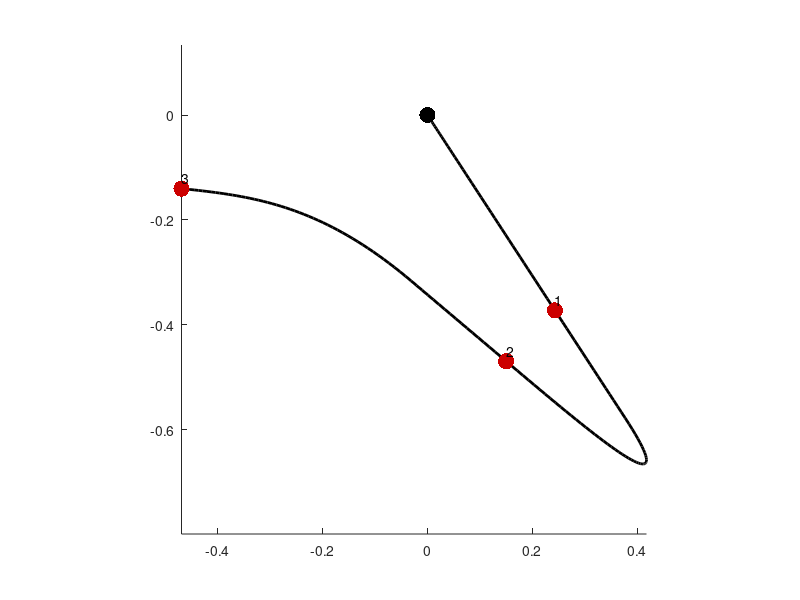

This chart was generated by the following MATLAB code:
function demo_OC_LQT_online01
% MPC recomputed in an online manner with a time horizon.
%
% If this code is useful for your research, please cite the related publication:
% @incollection{Calinon19chapter,
% 	author="Calinon, S. and Lee, D.",
% 	title="Learning Control",
% 	booktitle="Humanoid Robotics: a Reference",
% 	publisher="Springer",
% 	editor="Vadakkepat, P. and Goswami, A.", 
% 	year="2019",
% 	pages="1261--1312",
% 	doi="10.1007/978-94-007-6046-2_68"
% }
% 
% Copyright (c) 2019 Idiap Research Institute, http://idiap.ch/
% Written by Sylvain Calinon, http://calinon.ch/
% 
% This file is part of PbDlib, http://www.idiap.ch/software/pbdlib/
% 
% PbDlib is free software: you can redistribute it and/or modify
% it under the terms of the GNU General Public License version 3 as
% published by the Free Software Foundation.
% 
% PbDlib is distributed in the hope that it will be useful,
% but WITHOUT ANY WARRANTY; without even the implied warranty of
% MERCHANTABILITY or FITNESS FOR A PARTICULAR PURPOSE. See the
% GNU General Public License for more details.
% 
% You should have received a copy of the GNU General Public License
% along with PbDlib. If not, see <http://www.gnu.org/licenses/>.

addpath('./m_fcts/');


%% Parameters
%%%%%%%%%%%%%%%%%%%%%%%%%%%%%%%%%%%%%%%%%%%%%%%%%%%%%%%%%%%%%%%%%%%%%%%%%%%
nbData = 200; %Number of datapoints
nbD = 50; %Size of the time window for MPC computation
nbPoints = 3; %Number of keypoints
nbVarPos = 2; %Dimension of position data (here: x1,x2)
nbDeriv = 2; %Number of static and dynamic features (nbDeriv=2 for [x,dx] and u=ddx)
nbVar = nbVarPos * nbDeriv; %Dimension of state vector
dt = 1E-2; %Time step duration
rfactor = 1E-8; %dt^nbDeriv;	%Control cost in LQR
R = speye((nbD-1)*nbVarPos) * rfactor; %Control cost matrix


%% Dynamical System settings (discrete version)
%%%%%%%%%%%%%%%%%%%%%%%%%%%%%%%%%%%%%%%%%%%%%%%%%%%%%%%%%%%%%%%%%%%%%%%%%%%
mass = 1;
b = 3;
k = 1;
A1d = zeros(nbDeriv);
for i=0:nbDeriv-1
	A1d = A1d + diag(ones(nbDeriv-i,1),i) * dt^i * 1/factorial(i); %Discrete 1D
end
B1d = zeros(nbDeriv,1); 
for i=1:nbDeriv
	B1d(nbDeriv-i+1) = dt^i * 1/factorial(i); %Discrete 1D
end
A1d
A = kron(A1d, speye(nbVarPos)); %Discrete nD
B = kron(B1d, speye(nbVarPos)); %Discrete nD

%Build Su and Sx transfer matrices
Su = sparse(nbVar*nbD, nbVarPos*(nbD-1));
Sx = kron(ones(nbD,1), speye(nbVar));
M = B;
for n=2:nbD
	id1 = (n-1)*nbVar+1:nbD*nbVar;
	Sx(id1,:) = Sx(id1,:) * A;
	id1 = (n-1)*nbVar+1:n*nbVar; 
	id2 = 1:(n-1)*nbVarPos;
	Su(id1,id2) = M;
	M = [A*M(:,1:nbVarPos), M]; 
end


%% Task setting
%%%%%%%%%%%%%%%%%%%%%%%%%%%%%%%%%%%%%%%%%%%%%%%%%%%%%%%%%%%%%%%%%%%%%%%%%%%
tl = linspace(1,nbData,nbPoints+1);
tl = round(tl(2:end)); 
MuQ0 = zeros(nbVar*nbData,1); 
Q0 = zeros(nbVar*nbData);
for t=1:length(tl)
	id0(:,t) = [1:nbVarPos] + (tl(t)-1) * nbVar;
	Q0(id0(:,t), id0(:,t)) = eye(nbVarPos);
	MuQ0(id0(:,t)) = rand(nbVarPos,1) - 0.5;
end


%% MPC (batch LQT recomputed in an online manner)
%%%%%%%%%%%%%%%%%%%%%%%%%%%%%%%%%%%%%%%%%%%%%%%%%%%%%%%%%%%%%%%%%%%%%%%%%%%
x = zeros(nbVar,1);
rx = zeros(nbVar,nbData);
% figure; hold on;
% h = [];
for t=1:nbData
	rx(:,t) = x; %Log data 

	id = [t:min(t+nbD-1,nbData), ones(1,t-nbData+nbD-1)]; %Time steps involved in the MPC computation
	id2 = [];
	for s=1:nbD
		id2 = [id2; [1:nbVar]' + (id(s)-1) * nbVar];
	end
	MuQ = MuQ0(id2,1);
	Q = Q0(id2,id2);

	u = (Su' * Q * Su + R) \ Su' * Q * (MuQ - Sx * x); %Compute control commands
	x = A * x + B * u(1:nbVarPos); %Update state with first control command
	
% 	delete(h);
% 	h(1) = plot(MuQ(1:nbVar:end),'k.');
% 	h(2) = plot(x(1),'r.');
% 	axis([1,nbD,min(MuQ0),max(MuQ0)]);
% 	pause(.001);
end

%% Plot 2D
%%%%%%%%%%%%%%%%%%%%%%%%%%%%%%%%%%%%%%%%%%%%%%%%%%%%%%%%%%%%%%%%%%%%%%%%%%%
figure('position',[10 10 800 800]); hold on; axis on;
plot(rx(1,:), rx(2,:), '-','linewidth',2,'color',[0 0 0]);
plot(rx(1,1), rx(2,1), '.','markersize',35,'color',[0 0 0]);
plot(MuQ0(id0(1,:)), MuQ0(id0(2,:)), '.','markersize',35,'color',[.8 0 0]);
for t=1:length(tl)
	text(MuQ0(id0(1,t)), MuQ0(id0(2,t))+2E-2, num2str(t));
end
axis equal; 
% print('-dpng','graphs/demo_MPC_online01.png');

% pause;
% close all;
